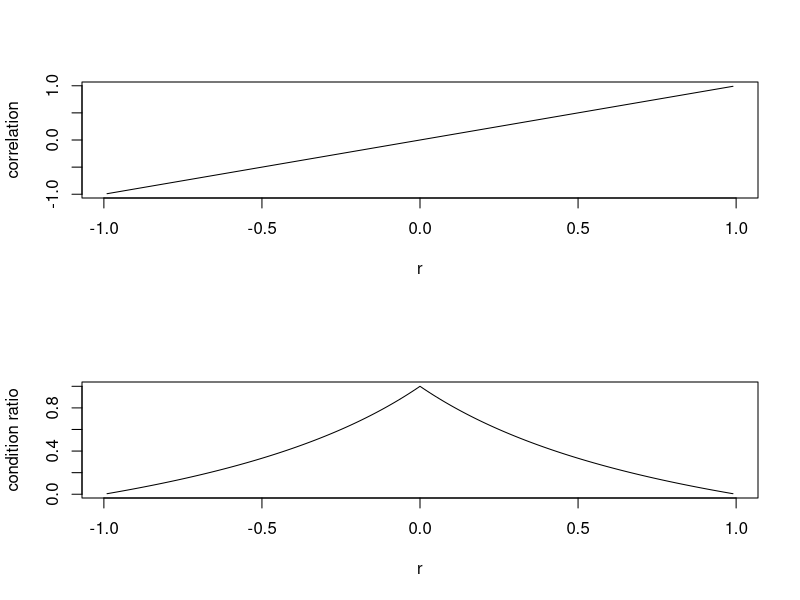

Recreate this plot in R.
#' This script considers a bivariate normal market and display the correlation
#' and the condition number of the covariance matrix, as described in A. Meucci,
#' "Risk and Asset Allocation", Springer, 2005, Chapter 2.
#'
#' @references
#' A. Meucci - "Exercises in Advanced Risk and Portfolio Management"
#' \url{http://symmys.com/node/170}, "E 84 - Correlation in normal markets".
#'
#' See Meucci's script for "S_AnalyzeNormalCorrelation.m"
#'
#' @author Xavier Valls \email{xaviervallspla@@gmail.com}
#' 

################################################################################
### Set input parameters

Mu <- rbind(0, 0)
s  <- c(1, 1)

rhos  <- seq(-0.99, 0.99, 0.01)
nrhos <- length(rhos)

Cs  <- array(NaN, nrhos) 
CRs <- array(NaN, nrhos) 


################################################################################
### Iterate of rho values and compute the correlation and condition number for
### (n in 1 : nrhos)

for (n in 1:nrhos) {
	rho   <- rhos[n] 
    Sigma <- rbind(c(s[1]^2, rho * s[1] * s[2]), c(rho * s[1] * s[2], s[2] ^ 2))

    Covariance <- Sigma
    Standard_Deviation <- sqrt(diag(Covariance))
    Correlation <- diag(1 / Standard_Deviation) %*% Covariance %*%
    			   diag(1 / Standard_Deviation)

    Lambda <- eigen(Covariance)

    Cs[n]  <- Correlation[1, 2]
    CRs[n] <- min(Lambda$values) / max(Lambda$values)
}

###################################################################################################################
### Display the results
par(mfrow = c(2, 1))
plot(rhos, Cs, xlab = "r", ylab = "correlation", type ="l")
plot(rhos, CRs, xlab = "r", ylab = "condition ratio", type ="l")
